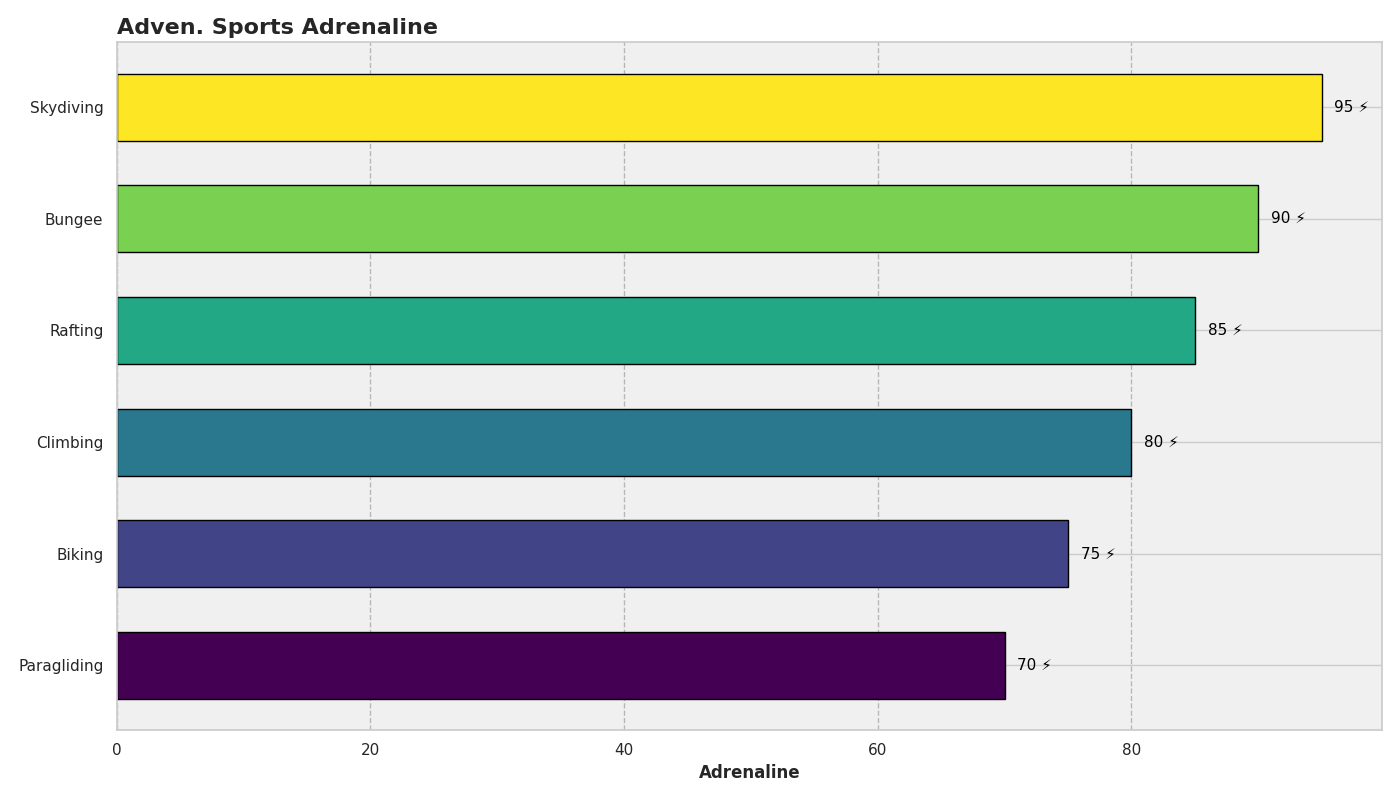

This chart was generated by the following Python code:
import matplotlib.pyplot as plt
import numpy as np

sports = ["Skydiving", "Bungee", "Rafting", "Climbing", "Biking", "Paragliding"]
adrenaline_levels = [95, 90, 85, 80, 75, 70]

sorted_indices = np.argsort(adrenaline_levels)
sports = [sports[i] for i in sorted_indices]
adrenaline_levels = [adrenaline_levels[i] for i in sorted_indices]

plt.figure(figsize=(14, 8))
colors = plt.cm.viridis(np.linspace(0, 1, len(sports)))

bars = plt.barh(sports, adrenaline_levels, color=colors, edgecolor='black', height=0.6)

plt.gca().set_facecolor('#f0f0f0')
plt.gca().set_axisbelow(True)

plt.xlabel('Adrenaline', fontsize=12, weight='bold')
plt.title('Adven. Sports Adrenaline', fontsize=16, fontweight='bold', loc='left')
plt.grid(axis='x', linestyle='--', alpha=0.5, color='gray')

for bar in bars:
    plt.text(bar.get_width() + 1, bar.get_y() + bar.get_height()/2, 
             f'{bar.get_width()} ⚡', va='center', ha='left', color='black', fontsize=11)

plt.yticks(fontsize=11)

plt.tight_layout()
plt.show()
